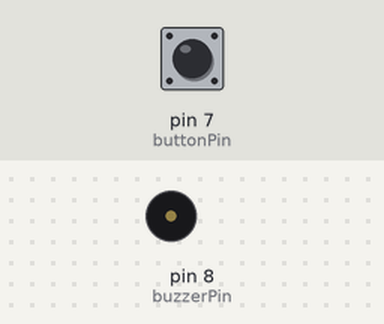
Bench run of a sketch on a simulated Arduino Uno, built with avr-gcc and run on an emulated ATmega328P. On the bench: buzzer (waves = sounding). Inputs (shaded band) come from the test bench; at power-on: pin 7 (buttonPin) HIGH.

Above: at 1.2 s.
1.3 s: pin 7 (buttonPin) pulled LOW for 0.15 s
At 1.41 s:
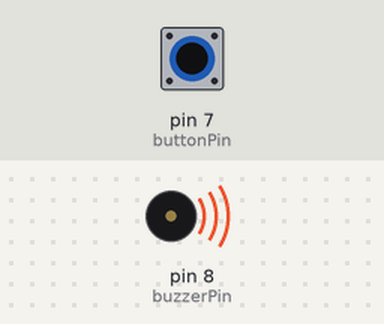
3.0 s: pin 7 (buttonPin) pulled LOW for 3.2 s
At 7.3 s:
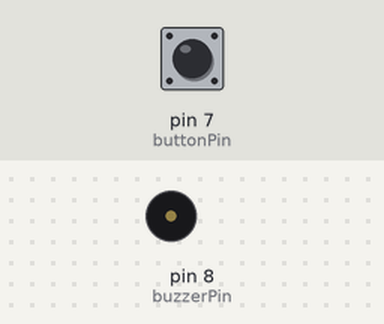
Timing chart, 0 to 8.8 s (numbered marks = the images above; inputs shaded):
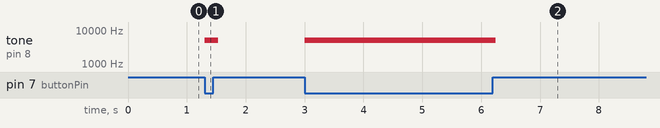

Measured:
- after the input at 1.3 s, tone on pin 8 (buzzerPin): silent → 5000 Hz at once, → silent 0.23 s later
- after the input at 3.0 s, tone on pin 8 (buzzerPin): silent → 5000 Hz at once, → silent 3.2 s later

The sketch:

buzzer.ino
```cpp
const int buttonPin = 7;
const int buzzerPin = 8;

void setup() {
  // put your setup code here, to run once:

  Serial.begin(9600);
  pinMode(buttonPin, INPUT_PULLUP);
  pinMode(buzzerPin, OUTPUT);
  noTone(buzzerPin);
}

void loop() {
  // put your main code here, to run repeatedly:

  int buttonState = digitalRead(buttonPin);

  if (buttonState != HIGH) {
    beep(1000);
  }
  else {
    noTone(buzzerPin);
  }
}

void beep(unsigned char delay_ms) { //creating function
  tone(buzzerPin, 5000); // Sounds the buzzer
  delay(delay_ms); // Delay for delay
}
```
